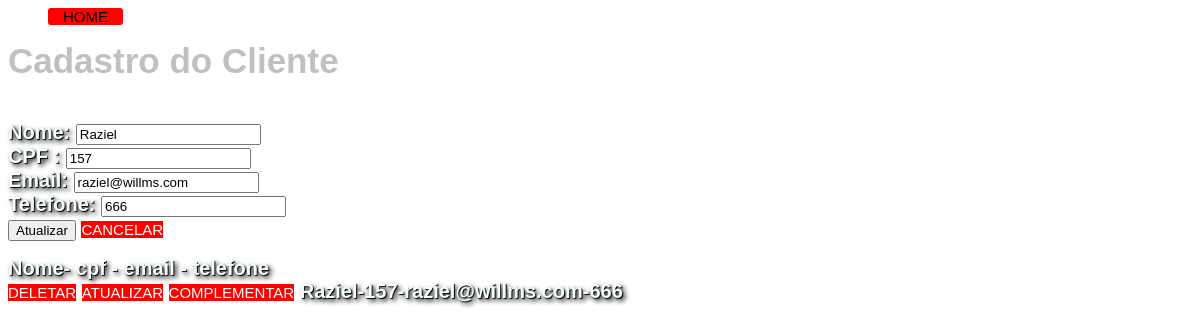
/cadastroCliente.php?atualizarID=1, run on the app's committed database.
### tables this page shows
create table Cliente(
	id_cliente integer primary key auto_increment,
	nome_cliente varchar(50)unique,
	cpf varchar(15),
	email varchar(50),
	telefone varchar(14),
	senha varchar(100)
 );

### cadastroCliente.php (the view, shortened to what this page needs)
<html>
<body>
<ul>
    <li><a href="menu.php">Home</a></li>
</ul>
</body>
<head>
    <estiloTitle>
        Cadastro do Cliente<br><br>
    </estiloTitle>
</head>
</html>
<?php
require_once "funcoesEvento.php";
$pdo = new PDO("mysql:host=localhost:3306; dbname=RockinRS;charset=latin1", 'root', '');
$action = filter_input(INPUT_POST, 'action', FILTER_SANITIZE_STRING);
$atualizarID = filter_input(INPUT_GET, 'atualizarID', FILTER_VALIDATE_INT);
$deletarID = filter_input(INPUT_GET, 'deletarID', FILTER_VALIDATE_INT);
if (!empty($atualizarID) && empty($deletarID) && empty($action)) {
    $ClienteArray = consultarClientes($pdo, $atualizarID);
    if (is_array($ClienteArray) && count($ClienteArray) > 0) {
        $nomeCliente = $ClienteArray[0]['nome_cliente'];
        $cpf = $ClienteArray[0]['cpf'];
        $email = $ClienteArray[0]['email'];
        $telefone = $ClienteArray[0]['telefone'];
        ?>
        <form method="post" action="cadastroCliente.php?atualizarID=<?php echo $atualizarID; ?>">
            <estilobody>
                Nome: <input type="text" value="<?php echo $nomeCliente; ?>" name="nomeCliente"/><br>
                CPF : <input type="number" value="<?php echo $cpf; ?>" name="cpf"/><br>
                Email: <input type="text" value="<?php echo $email; ?>" name="email"/><br>
                Telefone: <input type="number" value="<?php echo $telefone; ?>" name="telefone"/><br>
                <input type="submit" name="action" value="Atualizar"/>
                <a href="cadastroCliente.php">Cancelar</a>
                <br>
            </estilobody>
        </form>
        <?php
    }
    listarCliente($pdo);
}
?>

### funcoesevento.php (shortened to what this page needs)
    <?php
function consultarClientes($pdo, $atualizarID = null)
{
    if (is_null($atualizarID)) {
        $consulta = $pdo->query('SELECT * FROM Cliente');
    } else {
        $consulta = $pdo->query(
            "SELECT * FROM Cliente WHERE id_cliente = $atualizarID;");
    }
    $ClienteArray = $consulta->fetchAll(PDO::FETCH_ASSOC);
    return $ClienteArray;
}
function listarCliente($pdoconexcao)
{
    $ClienteArray = consultarClientes($pdoconexcao);
    if (!empty($ClienteArray)) {
        ?>
        <estilobody>
            <?php
            echo 'Nome' . '- ' . 'cpf' . ' - ' . 'email' . ' - ' . 'telefone' . '<br>';
            foreach ($ClienteArray as $ClienteDados) {
                echo '<a href="cadastroCliente.php?deletarID='
                    . $ClienteDados['id_cliente'] . '">Deletar</a> '
                    . '<a href="cadastroCliente.php?atualizarID='
                    . $ClienteDados['id_cliente'] . '">Atualizar</a> '
                    . '<a href="endereco.php?atualizarID='
                    . $ClienteDados['id_cliente'] . '">Complementar</a> '
                    . $ClienteDados['nome_cliente'] . '-'
                    . $ClienteDados['cpf'] . '-'
                    . $ClienteDados['email'] . '-'
                    . $ClienteDados['telefone'] . '<br>' . PHP_EOL;
            }
            ?>
        </estilobody>
        <?php
    } else {
        echo "Sem Cadastros!!";
    }
}
        ?>

### style.php (style rules this page uses)
body { background-image: url("img/fundo4.jpg"); }
estiloTitle { font: bold 20px Broadway, Arial, Sans-Serif; font-size: 35px; color: silver; font-weight: bolder; text-shadow: 0px 2px 2px rgba(255, 255, 255, 0.4); }
estilobody { font: bold 20px Helvetica, Arial, Sans-Serif; color: mintcream; font-weight: bolder; text-shadow: 1px 1px 1px black, 3px 3px 5px black; }
a { background-color: red; color: white; font-size: 15px; font-weight: normal; text-decoration: none; text-transform: uppercase; text-shadow: none; }
ul li { list-style-type: none; display: inline; padding-left: 15px; padding-right: 15px; background-color: red; font-family: "Trebuchet MS", Arial, "Microsoft YaHei Light", SansSerif; font-size: 15px; color: black; border-radius: 3px; -moz-border-radius: 3px; -webkit-border-radius: 3px; }
ul li a { font-family: "Trebuchet MS", Arial, "Microsoft YaHei Light", SansSerif; font-size: 15px; color: black; text-decoration: none; }

### data on the page
cliente: nomeCliente "Raziel", cpf "157", email "raziel@willms.com", telefone "666", nome_cliente "Raziel"
